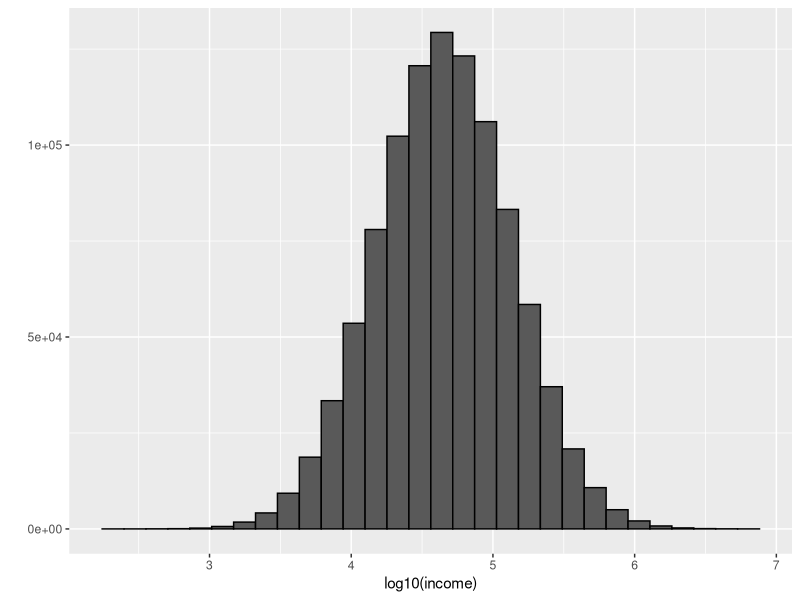
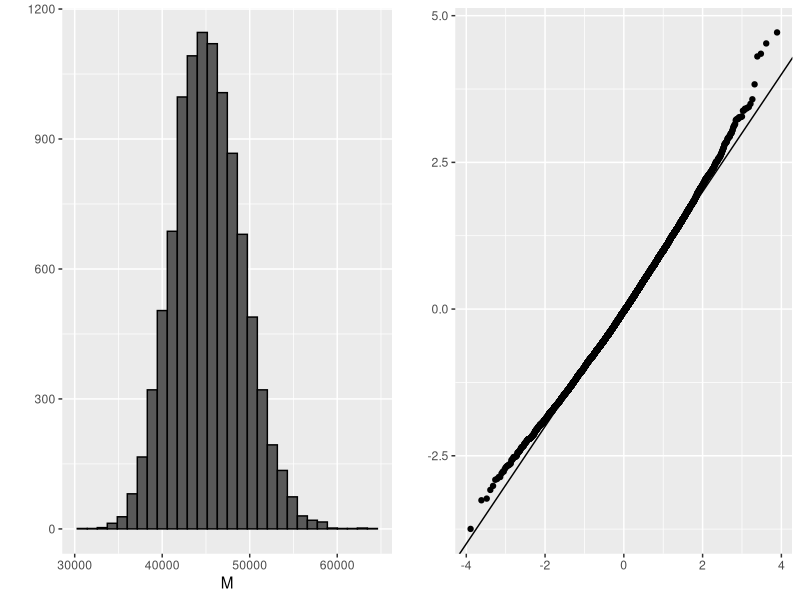
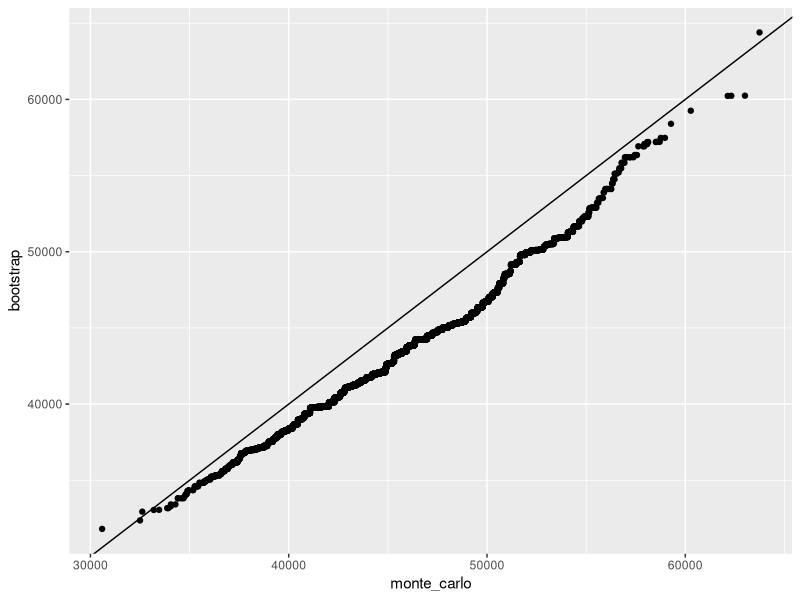

Source code (R) for these figures, in order:
## Section 4: Distance, Knn, Cross-validation,
## and Generative Models
##   4.2: Cross-validation
##   Bootstrap

library(tidyverse)

n <- 10^6
income <- 10^(rnorm(n, log10(45000), log10(3)))
qplot(log10(income), bins = 30, color = I("black"))

m <- median(income)
m

# set.seed(1995)
set.seed(1995, sample.kind="Rounding") # if using R 3.6 or later
N <- 250
X <- sample(income, N)
M<- median(X)
M

library(gridExtra)
B <- 10^4

M <- replicate(B, {
  X <- sample(income, N)
  median(X)
})

p1 <- qplot(M, bins = 30, color = I("black"))
p2 <- qplot(sample = scale(M)) + geom_abline()
grid.arrange(p1, p2, ncol = 2)

mean(M)
sd(M)

B <- 10^4
M_star <- replicate(B, {
  X_star <- sample(X, N, replace = TRUE)
  median(X_star)
})

tibble(monte_carlo = sort(M), bootstrap = sort(M_star)) %>%
  qplot(monte_carlo, bootstrap, data = .) + 
  geom_abline()

quantile(M, c(0.05, 0.95))
quantile(M_star, c(0.05, 0.95))

median(X) + 1.96 * sd(X) / sqrt(N) * c(-1, 1)

mean(M) + 1.96 * sd(M) * c(-1,1)

mean(M_star) + 1.96 * sd(M_star) * c(-1, 1)


## Comprehension Check: Bootstrap

# Q1
# The createResample() function can be used 
# to create bootstrap samples. For example, 
# we can create the indexes for 10 bootstrap samples 
# for the mnist_27 dataset like this:
  
library(dslabs)
library(caret)
data(mnist_27)
# set.seed(1995) # if R 3.6 or later, set.seed(1995, sample.kind="Rounding")
set.seed(1995, sample.kind="Rounding")
indexes <- createResample(mnist_27$train$y, 10)

# How many times do 3, 4, and 7 appear 
# in the first resampled index?

### in the FIRST resample

for (n in c(3, 4, 7)) {
  times <- 0
  for (i in 1:10) {
    times <- times + sum(indexes[[i]] == n)
  }
  print(paste0(n, " = ", times))
}

# [1] "3 = 1"
# [1] "4 = 4"
# [1] "7 = 0"


# Q2
# We see that some numbers appear more than once 
# and others appear no times. This has to be this way 
# for each dataset to be independent. Repeat the exercise 
# for all the resampled indexes.

# What is the total number of times that 3 appears in all 
# of the resampled indexes?

for (n in c(3, 4, 7)) {
  times <- 0
  for (i in 1:10) {
    times <- times + sum(indexes[[i]] == n)
  }
  print(paste0(n, " = ", times))
}

# [1] "3 = 11"


## Q3
# A random dataset can be generated using the following code:
  
y <- rnorm(100, 0, 1)

# Estimate the 75th quantile, which we know is qnorm(0.75), 
# with the sample quantile: quantile(y, 0.75).
# 
# Set the seed to 1 and perform a Monte Carlo simulation 
# with 10,000 repetitions, generating the random dataset 
# and estimating the 75th quantile each time. What is 
# the expected value and standard error of the 75th quantile?

B <- 10000
set.seed(1, sample.kind = "Rounding")
Q75 <- replicate(B, {
  y <- rnorm(100, 0, 1)
  quantile(y, 0.75)
})
#   
# Expected value
mean(Q75)
# [1] 0.6656107
# 
# Standard error
sd(Q75)
# [1] 0.1353809

# Explanation from web site

# The following code can be used to run the simulation 
# and calculate the expected value and standard error:
  
  set.seed(1)
B <- 10000
q_75 <- replicate(B, {
  y <- rnorm(100, 0, 1)
  quantile(y, 0.75)
})

mean(q_75)
sd(q_75)


## Q4
# In practice, we can't run a Monte Carlo simulation. 
# Use the sample:

library(tidyverse)
library(dslabs)
library(caret)

set.seed(1, sample.kind = "Rounding")
y <- rnorm(100, 0, 1)

# Set the seed to 1 again after generating y 
# and use 10 bootstrap samples to estimate 
# the expected value and standard error of the 75th quantile.

N <- 10
B <- 10
set.seed(1, sample.kind = "Rounding")
idx <- createResample(y, times = N, list = F)

Q75 <- rep(0, 10)

for (i in 1:N) {
  Q75[i] <- quantile(y[idx[,i]], 0.75)
}

mean(Q75)
sd(Q75)

# > mean(Q75)
# [1] 0.7312648  ## YES!!!
# > sd(Q75)
# [1] 0.07419278 ## YES!!!

## Explanation from web page

#The following code can be used to take 10 bootstrap samples 
# and calculate the expected value and standard error:
  
set.seed(1, sample.kind="Rounding") # if R 3.6 or later
indexes <- createResample(y, 10)
q_75_star <- sapply(indexes, function(ind){
  y_star <- y[ind]
  quantile(y_star, 0.75)
})
mean(q_75_star)
sd(q_75_star)


## Q5
# Repeat the exercise from Q4 but with 10,000 bootstrap samples instead of 10. Set the seed to 1.

set.seed(1, sample.kind="Rounding") # if R 3.6 or later
indexes <- createResample(y, 10000)
q_75_star <- sapply(indexes, function(ind){
  y_star <- y[ind]
  quantile(y_star, 0.75)
})
mean(q_75_star)
sd(q_75_star)

# > mean(q_75_star)
# [1] 0.6737512  ## YES!!!
# > sd(q_75_star)
# [1] 0.0930575  ## YES!!!

# Expected value
# 
# unanswered  
# 
# Standard error
# 
# 


## Q6
# When doing bootstrap sampling, the simulated samples are
# drawn from the empirical distribution of the original data.
# 
# False: The bootstrap is particularly useful in situations 
# in which a tractable variance formula exists.
